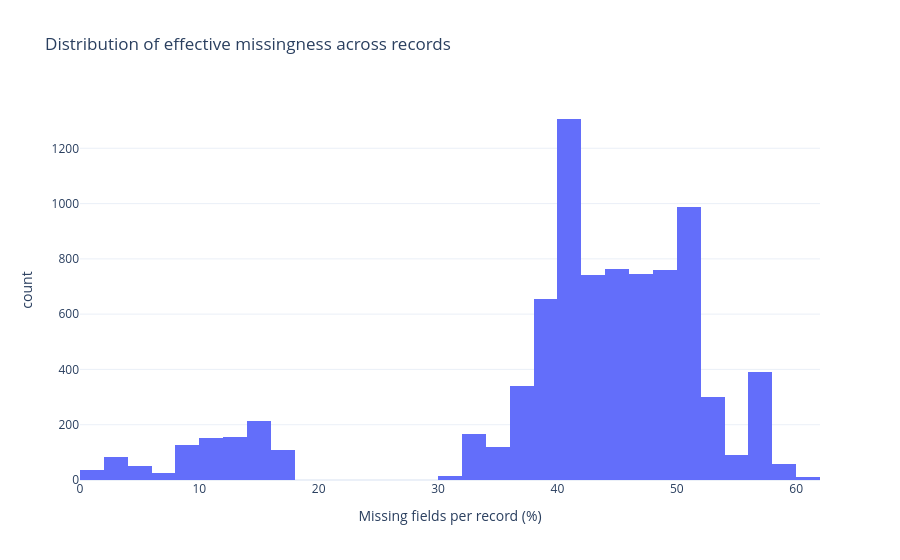

The cell this chart's notebook holds for it:
### Markdown cell above
## 2.5 Missingness patterns across rows

A row-level burden score reveals records with unusually little information. This is not a deletion rule because some sections may be structurally inapplicable.

### Code cell
if df is not None:
    effective_missing_matrix = df.isna().copy()
    for column, mask in text_missing_masks.items():
        effective_missing_matrix[column] = effective_missing_matrix[column] | mask

    row_quality = pd.DataFrame(index=df.index)
    row_quality["missing_fields"] = effective_missing_matrix.sum(axis=1)
    row_quality["missing_pct"] = (row_quality["missing_fields"] / df.shape[1] * 100).round(2)
    display(row_quality.describe(percentiles=[.5, .75, .9, .95, .99]))

    fig = px.histogram(
        row_quality, x="missing_pct", nbins=40,
        title="Distribution of effective missingness across records",
        labels={"missing_pct": "Missing fields per record (%)", "count": "Records"}
    )
    fig.update_layout(template="plotly_white")
    fig.show()

### Figure 1 — Plotly figure (JSON) as saved in the notebook; plotly's stock layout.template omitted (floating-point values rounded to 4 significant figures; data arrays with more than 128 entries replaced by an {"elided": "..."} marker saying what was removed)
{"data": [{"bingroup": "x", "hovertemplate": "Missing fields per record (%)=%{x}<br>count=%{y}<extra></extra>", "legendgroup": "", "marker": {"color": "#636efa", "pattern": {"shape": ""}}, "name": "", "nbinsx": 40, "orientation": "v", "showlegend": false, "type": "histogram", "x": {"elided": "8401 float values"}, "xaxis": "x", "yaxis": "y"}], "layout": {"barmode": "relative", "legend": {"tracegroupgap": 0}, "title": {"text": "Distribution of effective missingness across records"}, "xaxis": {"anchor": "y", "domain": [0, 1], "title": {"text": "Missing fields per record (%)"}}, "yaxis": {"anchor": "x", "domain": [0, 1], "title": {"text": "count"}}}}
